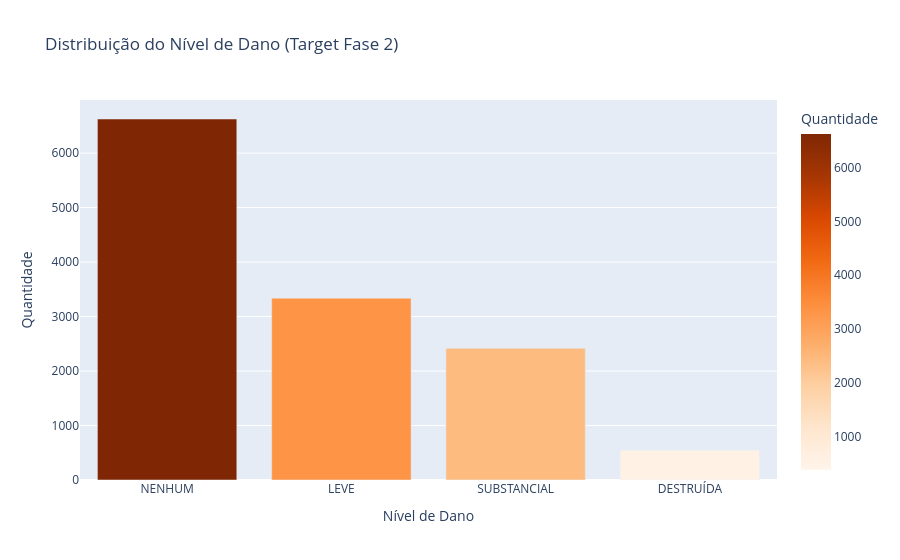

The notebook cell saved with this chart:
### Markdown cell above
### 3.4 — Distribuição da Variável-Alvo (Fase 2): Nível de Dano

### Code cell
dano_counts = df['aeronave_nivel_dano'].value_counts(dropna=False)
print('Distribuição de aeronave_nivel_dano:')
print(dano_counts)

dano_df = dano_counts.reset_index()
dano_df.columns = ['nivel_dano', 'count']

fig = px.bar(
    dano_df, x='nivel_dano', y='count',
    title='Distribuição do Nível de Dano (Target Fase 2)',
    labels={'nivel_dano': 'Nível de Dano', 'count': 'Quantidade'},
    color='count',
    color_continuous_scale='Oranges'
)
fig.show()

### Figure 1 — Plotly figure (JSON) as saved in the notebook; plotly's stock layout.template omitted (floating-point values rounded to 4 significant figures)
{"data": [{"hovertemplate": "Nível de Dano=%{x}<br>Quantidade=%{marker.color}<extra></extra>", "legendgroup": "", "marker": {"color": [6626, 3338, 2416, 548, 373], "coloraxis": "coloraxis", "pattern": {"shape": ""}}, "name": "", "orientation": "v", "showlegend": false, "textposition": "auto", "type": "bar", "x": ["NENHUM", "LEVE", "SUBSTANCIAL", "DESTRUÍDA", null], "xaxis": "x", "y": [6626, 3338, 2416, 548, 373], "yaxis": "y"}], "layout": {"barmode": "relative", "coloraxis": {"autocolorscale": false, "colorbar": {"title": {"text": "Quantidade"}}, "colorscale": [[0, "rgb(255,245,235)"], [0.125, "rgb(254,230,206)"], [0.25, "rgb(253,208,162)"], [0.375, "rgb(253,174,107)"], [0.5, "rgb(253,141,60)"], [0.625, "rgb(241,105,19)"], [0.75, "rgb(217,72,1)"], [0.875, "rgb(166,54,3)"], [1, "rgb(127,39,4)"]]}, "legend": {"tracegroupgap": 0}, "title": {"text": "Distribuição do Nível de Dano (Target Fase 2)"}, "xaxis": {"anchor": "y", "domain": [0, 1], "title": {"text": "Nível de Dano"}}, "yaxis": {"anchor": "x", "domain": [0, 1], "title": {"text": "Quantidade"}}}}
